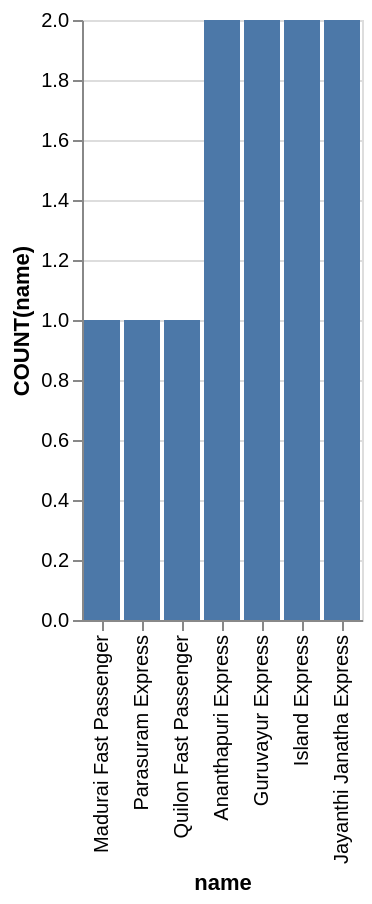

Here is the Vega-Lite specification saved for this chart:
### Vega-Lite specification from a JSON file in a GitHub repository (floating-point values rounded to 4 significant figures)
{"data": {"values": [{"x_data": "Madurai Fast Passenger", "y_data": 1}, {"x_data": "Parasuram Express", "y_data": 1}, {"x_data": "Quilon Fast Passenger", "y_data": 1}, {"x_data": "Ananthapuri Express", "y_data": 2}, {"x_data": "Guruvayur Express", "y_data": 2}, {"x_data": "Island Express", "y_data": 2}, {"x_data": "Jayanthi Janatha Express", "y_data": 2}]}, "mark": "bar", "encoding": {"x": {"field": "x_data", "type": "nominal", "title": "name", "sort": {"op": "sum", "field": "y_data", "order": "ascending"}}, "y": {"field": "y_data", "type": "quantitative", "title": "COUNT(name)"}}}
